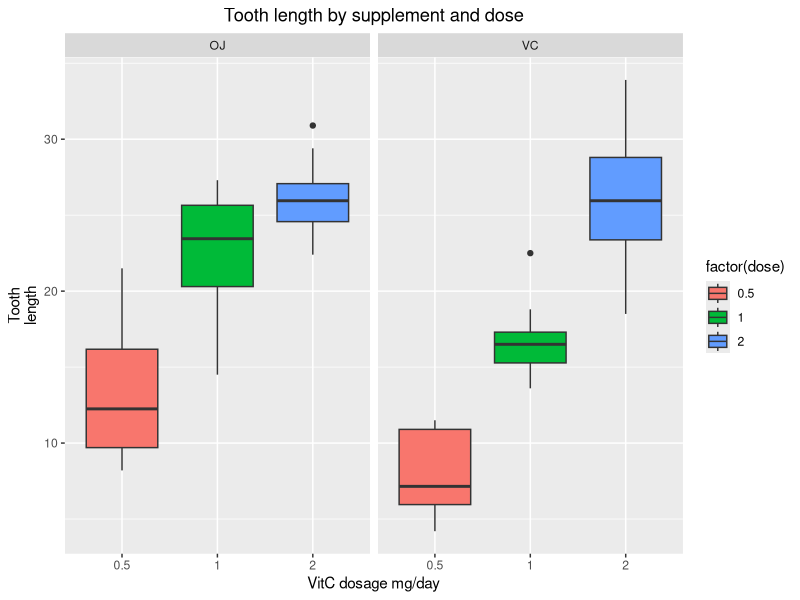

R code for this plot: (Note: this script raises an error after producing the figure.)
## ---- chunk 1
knitr::opts_chunk$set(echo = TRUE)
## ---- chunk 2
#load the data set to R and save it into a data frame variable 
library(datasets)
ToothGrowth <- ToothGrowth
#to read background info on the data set, will appear in Help window of Rstudio
?ToothGrowth
#to get a first original picture of the data set
str(ToothGrowth)
#to get a feel of the number distribtuion in ToothGrowth$len
summary(ToothGrowth$len)
# to get an idea on the different doses administered
table(ToothGrowth$dose)
## ---- chunk 3
#load necessary package to R
library(dplyr); library(knitr); library(kableExtra)
#perform a summary statistic (mean and variance) for each group on tooth length
Stats <- ToothGrowth %>% group_by(supp, dose) %>% summarize(meanLength=mean(len), varLength=var(len))
kable(Stats, "latex", booktabs=T) %>% kable_styling(latex_options = "striped", position="center")
## ---- chunk 4
library(ggplot2)
#plot VitC and dosage influence on tooth growth 
tBox <- ggplot(ToothGrowth, aes(x=factor(dose), y=len, fill=factor(dose))) +
geom_boxplot() + facet_grid(. ~ supp) + labs(x="VitC dosage mg/day", y="Tooth
length", title="Tooth length by supplement and dose") + theme(plot.title = element_text(hjust=0.5))
print(tBox)
## ---- chunk 5
#load necessary packages to R
library(tidyr); library(broom)
#t-test OJ vs VC for each dose 
stats <- ToothGrowth %>% group_by(dose) %>% do(tidy(t.test(len ~ supp, 
paired=FALSE, var.equal=FALSE, conf.level=0.95, data=.))) %>% rename(OJmean = 
estimate1,VCmean = estimate2,tStat = statistic,df = parameter)
#print only necessary columns: 
kable(stats[,c(1,3:9)], "latex", booktabs=T, align="c") %>% 
kable_styling(latex_options = "striped", position="center")
## ---- chunk 6
#t-test OJ vs VC 
suppStat <- ToothGrowth %>% do(tidy(t.test(len ~ supp, 
paired=FALSE, var.equal=FALSE, conf.level=0.95, data=.))) %>% rename(OJmean = 
estimate1,VCmean = estimate2,tStat = statistic,df = parameter)
#print only necessary columns
kable(suppStat[,c(2:8)], "latex", booktabs=T, align="c") %>% 
kable_styling(latex_options = "striped", position="center")
## ---- chunk 7
#subset ToothGrowth by dose
sDose <- ToothGrowth$len[ToothGrowth$dose==0.5]
mDose <- ToothGrowth$len[ToothGrowth$dose==1]
lDose <- ToothGrowth$len[ToothGrowth$dose==2]
#t-test sDose(0.5) vs mDose(1)
statsSM <- c(meanS=mean(sDose), meanM=mean(mDose), stat=t.test(mDose, sDose, 
paired=F, var.equal=F)$statistic, pVal=t.test(mDose, sDose, paired=F,
var.equal=F)$p.value, CI=t.test(mDose, sDose, paired=F, var.equal=F)$conf.int)
statsSM
#t-test mDose(1) vs lDose(2)
statsML <- c(meanM=mean(mDose), meanL=mean(lDose), stat=t.test(lDose, mDose,
paired=F, var.equal=F)$statistic, pVal=t.test(lDose, mDose, paired=F,
var.equal=F)$p.value, CI=t.test(lDose, mDose, paired=F, var.equal=F)$conf.int)
statsML
#t-test sDose(0.5) vs lDose(2)
statsSL <- c(meanS=mean(sDose), meanL=mean(lDose), stat=t.test(lDose, sDose,
paired=F, var.equal=F)$statistic, pVal=t.test(lDose, sDose, paired=F, 
var.equal=F)$p.value, CI=t.test(lDose, sDose, paired=F, var.equal=F)$conf.int)
statsSL

## ---- chunk 8
#collect all previously calculate p-values into 1 vector then adjust using BH method
pVal <- c(pull(stats, var=p.value), pull(suppStat, var=p.value))
pValadj <- p.adjust(pVal, method="BH"); pTable <- rbind(OriginalpVal=pVal, NewPval=pValadj)
colnames(pTable) <- c("0.5", "1", "2", "OJ vs VC")
#print table
kable(pTable, "latex", booktabs=T, align="c") %>% kable_styling(latex_options = "striped", position="c")
